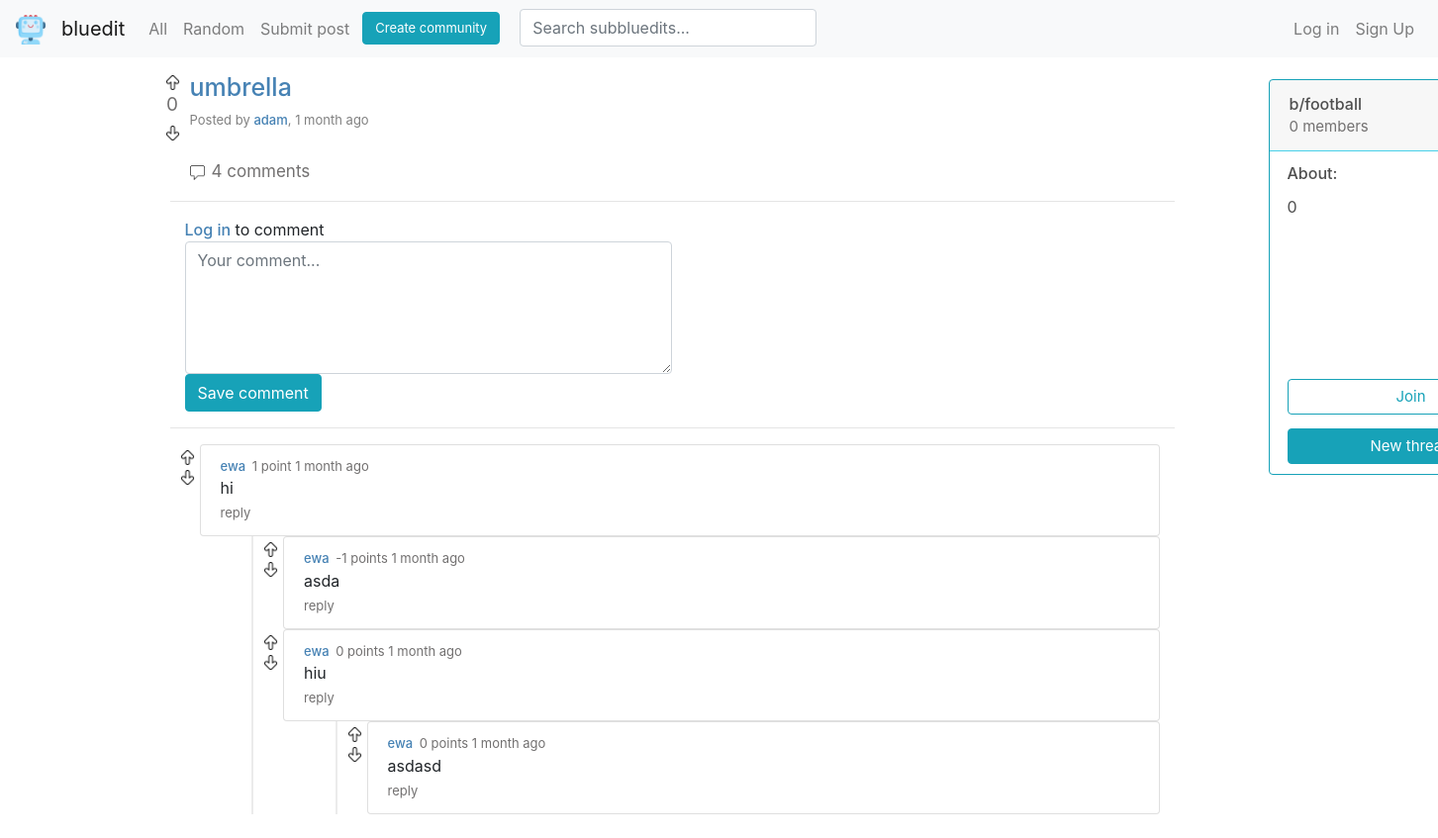
The app's page /post/4 with its own data.
### bluedit/models.py (models this page shows, shortened)
class Post(models.Model):
    title = models.CharField(max_length=64)
    description = models.CharField(max_length=512, null=True)
    image = models.URLField(null=True)
    date = models.DateTimeField(auto_now_add=True)
    user = models.ForeignKey(User, on_delete=models.CASCADE, related_name='posts')
    subbluedit = models.ForeignKey(Subbluedit, on_delete=models.CASCADE, related_name='posts')
    vote_count = models.IntegerField(default=0)
    class Meta:
        ordering = ['-date']

class User(AbstractUser):
    pass

class Comment(models.Model):
    text = models.CharField(max_length=512)
    user = models.ForeignKey(User, on_delete=models.CASCADE, related_name='comments')
    date = models.DateTimeField(auto_now_add=True)
    post = models.ForeignKey(Post, on_delete=models.CASCADE, related_name='comments')
    vote_count = models.IntegerField(default=0)
    parent = models.ForeignKey('self', on_delete=models.CASCADE, related_name='child', null=True, blank=True)
    tree_level = models.IntegerField(default=0, null=True, blank=True)
    class Meta:
        ordering = ['-date']

class Subbluedit(models.Model):
    name = models.CharField(max_length=20, unique=True)
    description = models.CharField(max_length=128)
    user = models.ForeignKey(User, on_delete=models.CASCADE)
    members = models.ManyToManyField(User, default=None, related_name='subs')
    member_count = models.IntegerField(default=0)
    date = models.DateTimeField(auto_now_add=True)

### bluedit/views.py (the view)
# urls.py: path('post/<str:post_id>', views.post, name='post'),
def post(request, post_id):
    commentf = CommentForm()
    comments = Comment.objects.filter(post=post_id, tree_level=0)
    try:
        post = Post.objects.get(pk=post_id)
    except Post.DoesNotExist:
        message = "Sorry, this page doesn't exist"
        return render(request, 'bluedit/apology.html', {
            'message': message
        }
        )
    user_id = request.user.id
    if post.image != None:
        post_type = 'image'
    else:
        post_type = 'text'
    votelist = []
    comments = comment_list(comments)
    for comment in comments:
        if request.user.is_authenticated:
            user = User.objects.get(pk=user_id)
            if user.votes.filter(comment=comment).exists():
                vote_type = user.votes.get(comment=comment).vote_type
                votelist.append(vote_type)
            else:
                votelist.append(False)
        else:
            votelist.append(False)
    list_of_two = time_passed(comments)
    datelist = list_of_two[0]
    timeunit = list_of_two[1]
    zipped = zip(comments, votelist, datelist, timeunit)
    list_of_two = time_passed(post)
    date_post = list_of_two[0][0]
    timeunit_post = list_of_two[1][0]
    if request.user.is_authenticated:
        user = User.objects.get(pk=user_id)
        if user.votes.filter(post=post).exists():
            vote_type_post = user.votes.get(post=post).vote_type
        else:
            vote_type_post = False
    else:
            vote_type_post = False
    comment_count = Comment.objects.filter(post=post).count()
    page = 'post'
    sub = Subbluedit.objects.get(pk=post.subbluedit.id)
    type = join_or_leave(request, sub.name)
    member_count = post.subbluedit.members.all().count()
    return render(request, 'bluedit/post.html', {
            'post': post,
            'post_type': post_type,
            'commentf': commentf,
            'comments': comments,
            'votelist': votelist,
            'zipped': zipped,
            'vote_type_post': vote_type_post,
            'date_post': date_post,
            'timeunit_post': timeunit_post,
            'comment_count': comment_count,
            'page': page,
            'type': type,
            'member_count': member_count,
            'sub': sub
        })

### bluedit/templates/bluedit/post.html (shortened to what this page needs)
{% extends 'bluedit/layout.html' %}
{% load crispy_forms_tags %}
{% load widget_tweaks %}
{% load static %}
{% block body %}
{% if post %}
<div class="row flex-nowrap">
    <div class="col-11">
        <div class="row flex-nowrap">
            {% if user.is_authenticated %}
            {% if vote_type_post == 'up' %}
            <div class="vote" hx-target="this" hx-swap="outerHTML">
                <div class="vote-top-post" hx-headers='{"X-CSRFToken": "{{ csrf_token }}"}'>
                <a href="#" hx-put="{% url 'vote' 'post' post.id 'up' %}"><img src="{% static 'images/arrow-up-full.png' %}" width="15" height="15" alt=""></a>
                </div>
                <div id="vote_count" class="vote-count">
                    {{ post.vote_count }}
                </div>
                <div class="vote-bottom-post" hx-headers='{"X-CSRFToken": "{{ csrf_token }}"}'>
                <a href="#" hx-put="{% url 'vote' 'post' post.id 'down' %}"><img src="{% static 'images/arrow-down.png' %}" width="15" height="15" alt=""></a>
                </div>
            </div>
            {% elif vote_type_post == 'down' %}
            <div class="vote" hx-target="this" hx-swap="outerHTML">
                <div class="vote-top-post" hx-headers='{"X-CSRFToken": "{{ csrf_token }}"}'>
                <a href="#" hx-put="{% url 'vote' 'post' post.id 'up' %}"><img src="{% static 'images/arrow-up.png' %}" width="15" height="15" alt=""></a>
                </div>
                <div id="vote_count" class="vote-count">
                    {{ post.vote_count }}
                </div>
                <div class="vote-bottom-post" hx-headers='{"X-CSRFToken": "{{ csrf_token }}"}'>
                <a href="#" hx-put="{% url 'vote' 'post' post.id 'down' %}"><img src="{% static 'images/arrow-down-full.png' %}" width="15" height="15" alt=""></a>
                </div>
            </div>
            {% else %}
            <div class="vote" hx-target="this" hx-swap="outerHTML">
                <div class="vote-top-post" hx-headers='{"X-CSRFToken": "{{ csrf_token }}"}'>
                <a href="#" hx-put="{% url 'vote' 'post' post.id 'up' %}"><img src="{% static 'images/arrow-up.png' %}" width="15" height="15" alt=""></a>
                </div>
                <div id="vote_count" class="vote-count">
                    {{ post.vote_count }}
                </div>
                <div class="vote-bottom-post" hx-headers='{"X-CSRFToken": "{{ csrf_token }}"}'>
                <a href="#" hx-put="{% url 'vote' 'post' post.id 'down' %}"><img src="{% static 'images/arrow-down.png' %}" width="15" height="15" alt=""></a>
                </div>
            </div>
            {% endif %}
            {% else %}
            <div>
                <div class="vote-top-post">
                    <a href="{% url 'login' %}?next={{ request.get_full_path|urlencode }}"><img src="{% static 'images/arrow-up.png' %}" width="15" height="15" alt=""></a>
                </div>
                <div id="vote_count" class="vote-count">
                    {{ post.vote_count }}
                </div>
                <div class="vote-bottom-post">
                    <a href="{% url 'login' %}"><img src="{% static 'images/arrow-down.png' %}?next={{ request.get_full_path|urlencode }}" width="15" height="15" alt=""></a>
                </div>
            </div>
            {% endif %}
            <div class="col-11" style="padding-left: 5px; overflow-wrap: break-word;">
                <div class="title">{{post.title}}</div>
                <span style="font-size: 13px; color: grey;">Posted by <a href="{% url 'user' post.user.username %}" id='name'>{{post.user.username}}</a>,
                    {% if timeunit_post == 'second' %}
                     less than a minute ago
                    {% else %}
                    {{date_post}} {{timeunit_post}}{% if date_post != 1 %}s{% endif %} ago
                    {% endif %}
                {% if post_type == 'image' %}
                <div style="margin-top: 5px;">
                {% elif post_type == 'text' %}
                    <div id='post-description' class="list-group-item">
                            <li class='comment-text'>{{post.description}}</li>
                {% endif %}
                </div>
                <div class="comment-option-post" style="margin-top: 5px;"><img style='margin-right: 7px;' src="{% static 'images/comment.png' %}" width="15" height="15" alt="">{{comment_count}} comments</div>
            </div>
    </div>
        <hr>
        {% if user.is_authenticated %}
        <div class="col" hx-target="#comment" hx-swap="outerHTML">
                Comment as <a href="{% url 'user' user.username %}" id='name'>{{user.username}}</a>
            <form hx-headers='{"X-CSRFToken": "{{ csrf_token }}"}' hx-post="{% url 'comment' post.id %}">
                {{ commentf.text }}
                    <button style='margin-top: 10px;' class="btn btn-outline-info">Save comment</button>
            </form>
        </div>
        {% else %}
        <div class="col">
            <a href="{% url 'login' %}?next={{ request.get_full_path|urlencode }}" id='name'>Log in</a> to comment
        <form>
            {{ commentf.text }}
        </form>
        <a href="{% url 'login' %}?next={{ request.get_full_path|urlencode }}" id='name'><button class="btn btn-info">Save comment</button></a>
        </div>
        {% endif %}
        <hr>
        {% for comment, vote_type, date, timeunit in zipped %}
        <div class="container">
            {% include 'bluedit/blocks/comment-block.html' %}
        </div>
        {% endfor %}
        <br>
        {% else %}
        <h2>{{message}}</h2>
        {% endif %}
    </div>
    <div class="col-1">
        {% include 'bluedit/blocks/card-block-join.html' %}
    </div>
</div>
</div>
{% endblock %}

### bluedit/templates/bluedit/blocks/comment-block.html (shortened to what this page needs)
{% load static %}
<div id='comment-block-{{comment.id}}' class="row flex-nowrap">
        {% if comment.tree_level >= 1 %}
        <div class="line"></div>
        {% endif %}
        {% if comment.tree_level >= 2 %}
        <div class="line"></div>
        {% endif %}
    <div>
    {% if user.is_authenticated %}
    <div hx-target="#comment-block-{{comment.id}}" hx-swap="outerHTML">
        <div class="vote-top"  hx-headers='{"X-CSRFToken": "{{ csrf_token }}"}'>
            {% if vote_type == 'up' %}
            <a href="#" hx-put="{% url 'vote' 'comment' comment.id 'up' %}"><img src="{% static 'images/arrow-up-full.png' %}" width="15" height="15" alt=""></a>
            {% else %}
            <a href="#" hx-put="{% url 'vote' 'comment' comment.id 'up' %}"><img src="{% static 'images/arrow-up.png' %}" width="15" height="15" alt=""></a>
            {% endif %}
        </div>
        <div class="vote-bottom" hx-headers='{"X-CSRFToken": "{{ csrf_token }}"}'>
            {% if vote_type == 'down' %}
            <a href="#" hx-put="{% url 'vote' 'comment' comment.id 'down' %}"><img src="{% static 'images/arrow-down-full.png' %}" width="15" height="15" alt=""></a>
            {% else %}
            <a href="#" hx-put="{% url 'vote' 'comment' comment.id 'down' %}"><img src="{% static 'images/arrow-down.png' %}" width="15" height="15" alt=""></a>
            {% endif %}
        </div>
    </div>
    {% else %}
    <div>
        <div class="vote-top">
            <a href="{% url 'login' %}?next={{ request.get_full_path|urlencode }}"><img src="{% static 'images/arrow-up.png' %}" width="15" height="15" alt=""></a>
        </div>
        <div class="vote-bottom">
            <a href="{% url 'login' %}?next={{ request.get_full_path|urlencode }}"><img src="{% static 'images/arrow-down.png' %}" width="15" height="15" alt=""></a>
        </div>
    </div>
    {% endif %}
    </div>
    <div class="col" style="padding-left: 5px;">
        <ul class="list-group-item" style='list-style: none;'>
            <li class="comment-top"><a id='name' href='{% url "user" comment.user.username %}'>{{comment.user.username}}</a>
                <span style="margin-left: 3px;">
                    {% if comment.vote_count == 1 %}
                    {{comment.vote_count}} point
                    {% else %}
                    {{comment.vote_count}} points
                    {% endif %}
                    {% if timeunit == 'second' %}
                     less than a minute ago
                    {% else %}
                    {{date}} {{timeunit}}{% if date != 1 %}s {% endif %} ago
                    {% endif %}
            </span>
            </li>
            <div hx-target="this" hx-swap="innerHTML">
                <li class="comment-text">{{comment.text}}</li>
                <div class="row">
                    {% if user.is_authenticated %}
                        <li style="margin-left: 5px;"><a class='option' href="#" hx-target='#reply-{{comment.id}}' hx-swap='outerHTML' hx-get="{% url 'reply' comment.id %}">reply</a></li>
                    {% else %}
                        <li style="margin-left: 5px;"><a class='option' href="{% url 'login' %}?next={{ request.get_full_path|urlencode }}">reply</a></li>
                    {% endif %}
                </div>
            </div>
        </ul>
    </div>
</div>

### bluedit/templates/bluedit/join.html
<div id='join_leave_target'>
  <div class="card-header" style="border-color: rgb(71, 209, 233);">
    <div style="font-weight: 500; color: rgb(78, 78, 78);"><a class='sub-link' style="margin-left: 0px;" href='{% url "subbluedit" sub.name %}'>b/{{sub.name}}</a></div>
    <div style="font-size: 15px; color:rgb(114, 112, 112);">{{member_count}} {% if member_count == 1 %} member {% else %} members {% endif %}</div>
  </div>
  <div class='card-text' style="font-weight: 500; ">About:</div>
  <div class='card-text' style="font-weight: 400; margin-right: 18px; justify-content: center;"> {{sub.description}}</div>
  {% if user.is_authenticated %}
    <div class="join" hx-target="#join_leave_target" hx-swap="outerHTML">
      <div hx-headers='{"X-CSRFToken": "{{ csrf_token }}"}'>
      {% if type == 'join' %}
          <a href="#" hx-put="{% url 'join' sub.id 'join' %}"><button id='join_leave' class="btn btn-outline-info">Join</button></a>
      {% elif type == 'leave' %}
          <a href="#" hx-put="{% url 'join' sub.id 'leave' %}"><button id='join_leave' class="btn btn-info">Leave</button></a>
      {% endif %}
      </div>
    </div>
  {% else %}
      <a href="{% url 'login' %}"><button id='join_leave' class="btn btn-outline-info">Join</button></a>
  {% endif %}
</div>

### records on screen
Post: vote_count "0", title "umbrella", user.username "adam"
Comment: user.username "ewa", vote_count "1", date "1", timeunit "month", text "hi"
Comment: tree_level 1 (drawn), user.username "ewa", vote_count "-1", date "1", timeunit "month", text "asda"
Comment: tree_level 1 (drawn), user.username "ewa", vote_count "0", date "1", timeunit "month", text "hiu"
Comment: user.username "ewa", vote_count "0", user "1", timeunit "month", text "asdasd"
Subbluedit: name "football", description "0"

### other values on screen
{{ date_post }} "1"
{{ timeunit_post }} "month"
{{ comment_count }} "4"
{{ member_count }} "0"
